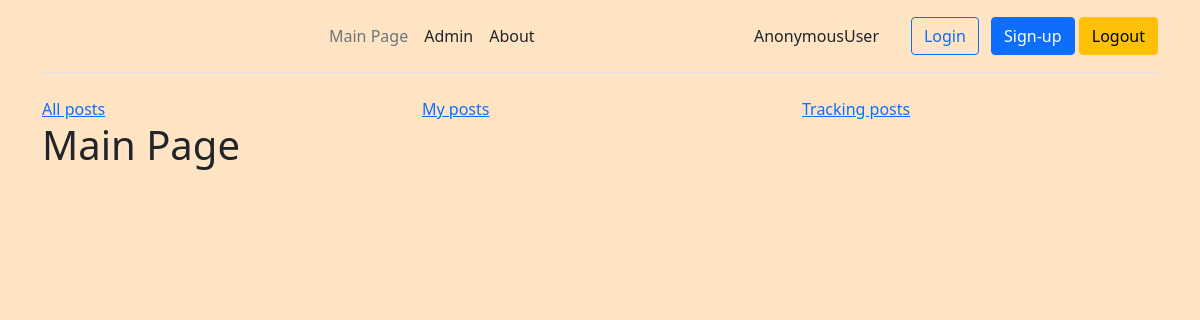
Before: / with the older database file.
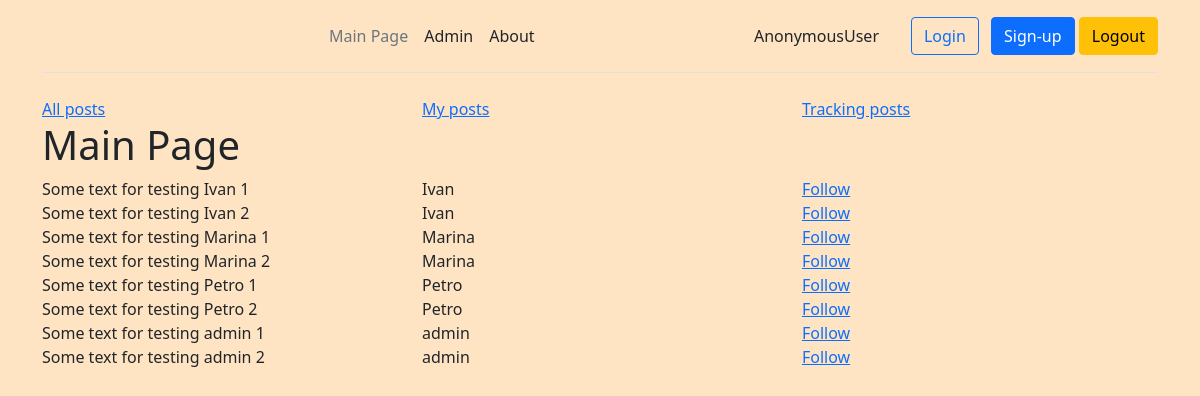
After: the same page with the newer database file.
### mainApp/models.py (models this page shows)
class Ownable(models.Model):
    user = models.ForeignKey('auth.User', verbose_name="Author",
                             related_name="%(class)ss", on_delete=CASCADE)
    class Meta:
        abstract = True

class FeedItem(Ownable):
    content = models.CharField("Content", max_length=1000,
                               blank=True, null=True)

### mainApp/views.py (the view)
# urls.py: path('', views.index, name='home'),
def index(request):
    current_user = request.user
    items = FeedItem.objects.all()
    content = {
        'current_user': current_user,
        'title': 'Main Page',
        'items': items,
    }
    return render(request, 'index.html', content)

### templates/index.html
{% extends "base.html" %}
{% block body %}
    <div class="row">
        <div class="col"><a href="{% url 'home' %}">All posts</a></div>
        <div class="col"><a href="{% url 'my_posts' %}">My posts</a></div>
        <div class="col"><a href="{% url 'tracking_posts' %}">Tracking posts</a></div>
    </div>
    <h1>Main Page</h1>
    {% for i in items %}
    <div class="row">
    <div class="col">{{ i.content }}</div>
    <div class="col">{{ i.user }}</div>
    <div class="col"><a href="{% url 'following' %}">Follow</a></div>
    </div>
    {% endfor %}
{% endblock %}

### templates/base.html (shortened to what this page needs)
<!DOCTYPE html>
<html lang="en">
<head>
    <link href="https://cdn.jsdelivr.net/npm/bootstrap@5.0.1/dist/css/bootstrap.min.css" rel="stylesheet">
    <link rel="stylesheet" href="static/css/style.css">
</head>
<div class="container">
<header class="d-flex flex-wrap align-items-center justify-content-center justify-content-md-between py-3 mb-4 border-bottom">
  <a href="/" class="d-flex align-items-center col-md-3 mb-2 mb-md-0 text-dark text-decoration-none">
    <svg class="bi me-2" width="40" height="32" role="img" aria-label="Bootstrap"><use xlink:href="#bootstrap"></use></svg>
  </a>
  <ul class="nav col-12 col-md-auto mb-2 justify-content-center mb-md-0">
    <li><a href="/" class="nav-link px-2 link-secondary">Main Page</a></li>
    <li><a href="admin" class="nav-link px-2 link-dark">Admin</a></li>
    <li><a href="#" class="nav-link px-2 link-dark">About</a></li>
  </ul>
    <div class="col text-end">{{ current_user }}</div>
  <div class="col-md-3 text-end">
    <a type="button" class="btn btn-outline-primary me-2" href="{% url 'login' %}">Login</a>
    <a type="button" class="btn btn-primary" href="">Sign-up</a>
    <a type="button" class="btn btn-warning" href="{% url 'logout' %}">Logout</a>
  </div>
</header>
</div>
<body>
  <div class="container">
    {% block body %}{% endblock %}
  </div>
</body>
</html>

### static/css/style.css (style rules this page uses)
body { background-color: bisque; }

Changed rows visible on the page:
added FeedItem: content "Some text for testing Ivan 1", user "Ivan"
added FeedItem: content "Some text for testing Ivan 2", user "Ivan"
added FeedItem: content "Some text for testing Marina 1", user "Marina"
added FeedItem: content "Some text for testing Marina 2", user "Marina"
added FeedItem: content "Some text for testing Petro 1", user "Petro"
added FeedItem: content "Some text for testing Petro 2", user "Petro"
added FeedItem: content "Some text for testing admin 1", user "admin"
added FeedItem: content "Some text for testing admin 2", user "admin"
